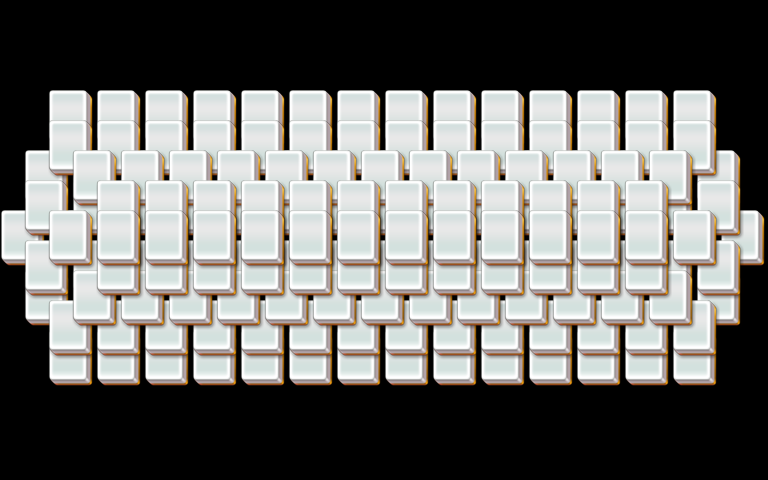

Rendered tile map (Tiled .tmx) drawn with the repository's tilesets; below, a short description and the map source with its tile grids summarised:
An orthogonal 32x16 tile map with 24x30 px tiles, 5 tile layers (layer1, layer2, layer3, layer4, ...).

<map version="1.0" orientation="orthogonal" width="32" height="16" tilewidth="24" tileheight="30">
 <properties>
  <property name="species" value="20" />
 </properties>
 <tileset firstgid="1" name="mahjong" tilewidth="48" tileheight="60">
  <image source="mahjong.png" />
 </tileset>
 <layer name="layer1" width="32" height="16">
  <data>[512 cells, 74 non-empty, 1 distinct tile ids]</data>
 </layer>
 <layer name="layer2" width="32" height="16">
  <data>[512 cells, 58 non-empty, 1 distinct tile ids]</data>
 </layer>
 <layer name="layer3" width="32" height="16">
  <data>[512 cells, 40 non-empty, 1 distinct tile ids]</data>
 </layer>
 <layer name="layer4" width="32" height="16">
  <data>[512 cells, 24 non-empty, 1 distinct tile ids]</data>
 </layer>
 <layer name="layer5" width="32" height="16">
  <data>[512 cells, 12 non-empty, 1 distinct tile ids]</data>
 </layer>
</map>
